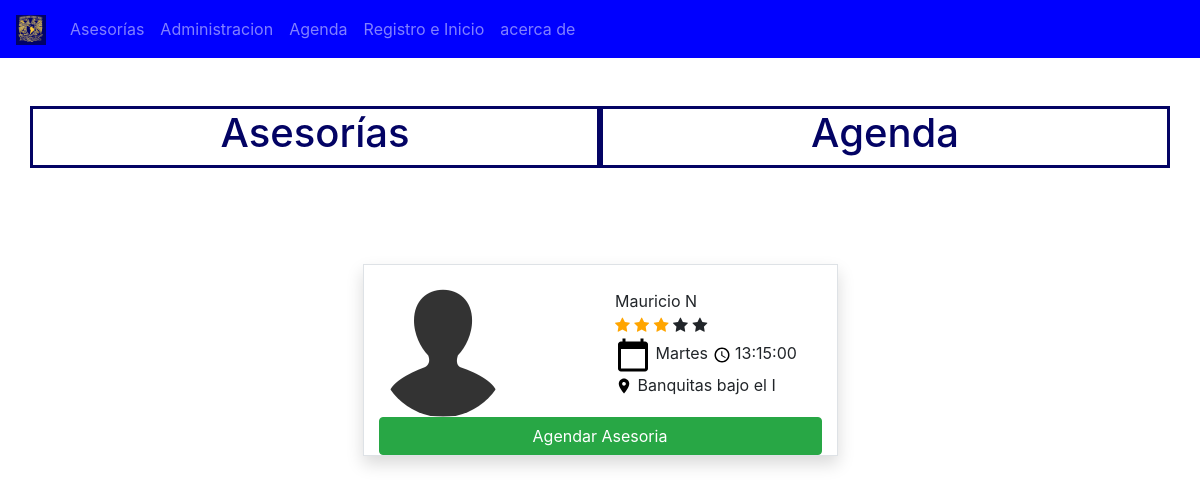
Screenshot of /source/tabla_asesores.php?nomMat=Calculo Integral with the database file from the repository.
### tables this page shows
CREATE TABLE `sesiones` (
  `id_sesion` int(80) NOT NULL,
  `dia_semana` varchar(200) NOT NULL,
  `horario_sesion` time NOT NULL,
  `lugar_sesion` varchar(200) NOT NULL,
  `id_asesor` int(80) NOT NULL,
  `id_clase` int(80) NOT NULL
);

CREATE TABLE `asesor` (
  `id_asesor` int(80) NOT NULL,
  `nombre_asesor` varchar(200) NOT NULL,
  `celular_asesor` varchar(80) NOT NULL,
  `correo_asesor` varchar(200) NOT NULL,
  `carrera_asesor` varchar(200) NOT NULL,
  `semestre_asesor` int(80) NOT NULL,
  `contrasena_asesor` varchar(255) NOT NULL
);

### source/tabla_asesores.php (the view, shortened to what this page needs)
<!DOCTYPE html>
<html>
    <head>
        <link rel="stylesheet" type="text/css" href="../css/bootstrap.css">
        <link rel="stylesheet" type="text/css" href="../css_javerim/javerim_style.css">
        <link rel="stylesheet" href="https://cdnjs.cloudflare.com/ajax/libs/font-awesome/4.7.0/css/font-awesome.min.css">
    </head>
    <body>
        <nav class="navbar navbar-expand-lg navbar-dark bg-jav">
          <a class="navbar-brand" href="#">
            <img src="../img/iconos/unam.jpg" width="30" height="30" alt="">
          </a>
          <div class="collapse navbar-collapse" id="opciones">
            <ul class="navbar-nav">
              <li class="nav-item">
                <a class="nav-link " href="ver_asesorias.php">Asesorías</a>
              </li>
              <li class="nav-item">
                <a class="nav-link" href="Administracion.php">Administracion</a>
              </li>
              <li class="nav-item">
                <a class="nav-link" href="agenda.php">Agenda</a>
              </li>
              <li class="nav-item">
                <a class="nav-link" href="form.php">Registro e Inicio</a>
              </li>
              <li>
                <a class="nav-link" href="#">acerca de</a>
              </li>
            </ul>
          </div>
        </nav>
            <br><br>
            <div class="container">
                <div class="row">
                    <div class="col-6 titulo-nac text-center">
                        <a href="ver_asesorias.php"><h1 class="text-nac">Asesorías</h1></a>
                    </div>
                    <div class="col-6 titulo-nac text-center">
                        <a href="agenda.php"><h1 class="text-nac">Agenda</h1></a>
                    </div>
                </div>
            </div>
            <br><br>
            <div class="container-fluid">
        <?php
            $nombreMat = $_GET['nomMat'];
            $servername = "localhost";
            $username = "root";
            $password = "";
            $dbname = "javerim";
            try {
            $conn = new PDO("mysql:host=$servername;dbname=$dbname", $username, $password);
            $conn->setAttribute(PDO::ATTR_ERRMODE, PDO::ERRMODE_EXCEPTION);
            $stmt = $conn->prepare("SELECT asesor.id_asesor, asesor.nombre_asesor, clase.nombre_asig, clase.Tema_asig, sesiones.dia_semana, sesiones.horario_sesion, sesiones.lugar_sesion FROM `sesiones` INNER JOIN asesor ON sesiones.id_asesor=asesor.id_asesor INNER JOIN clase ON sesiones.id_clase= clase.id_asig WHERE clase.nombre_asig ='$nombreMat'");
            $stmt->execute();
            $resultado =$stmt->fetchAll();
            }
            catch(PDOException $e) {
                echo "Error: " . $e->getMessage();
            }
            ?>
            <div class="container">
                <div class="row justify-content-around">
                    <?php foreach ($resultado as $dato): ?>
                    <div class="col-md-5 mt-5 border shadow">
                        <br>
                        <div class="row justify-content-between">
                            <div class="col-4">
                                <img src="../img/iconos/contacts_3695.ico" class="rounded-circle" alt="photo">
                            </div>
                            <div class="col-6">
                                <b> </b> <?php echo $dato['nombre_asesor'] ?> <br>
                                <span class="fa fa-star checked"></span>
                                <span class="fa fa-star checked"></span>
                                <span class="fa fa-star checked"></span>
                                <span class="fa fa-star"></span>
                                <span class="fa fa-star"></span> <br>
                                <img src="../img/iconos/1x/baseline_calendar_today_black_18dp.png" alt="calendar">
                                <b> </b> <?php echo $dato['dia_semana'] ?>
                                <img src="../img/iconos/1x/baseline_query_builder_black_18dp.png" alt="calendar">
                                <b> </b> <?php echo $dato['horario_sesion'] ?> <br>
                                <img src="../img/iconos/1x/baseline_location_on_black_18dp.png" alt="calendar">
                                <b> </b> <?php echo $dato['lugar_sesion'] ?> <br>
                            </div>
                            <div class="col-12">
                                <button type='submit' class='btn btn-success btn-block' data-toggle="modal" data-target="#diag_conf"
                                    onclick="verDatos('<?php echo $dato['id_asesor']?>','<?php echo $dato['nombre_asesor']?>','<?php echo $dato['dia_semana'] ?>','<?php echo $dato['horario_sesion']?>','<?php echo $dato['lugar_sesion'] ?>')">
                                    Agendar Asesoria
                                </button>
                            </div>
                        </div>
                    </div>
                    <?php endforeach ?>
                </div>
                <br>
            </div>
    </body>
</html>

### css_javerim/javerim_style.css (style rules this page uses)
.bg-jav { text-aling: right; background-color: blue; }
.text-nac { color: rgb(3, 3, 100); }
.titulo-nac { border-style: solid; border-color: rgb(3, 3, 100); }
a:link { text-decoration: none; }
.checked { color: orange; }

### rows the page displays
sesiones: id_asesor.nombre_asesor "Mauricio N", dia_semana "Martes", horario_sesion "13:15:00", lugar_sesion "Banquitas bajo el I"
